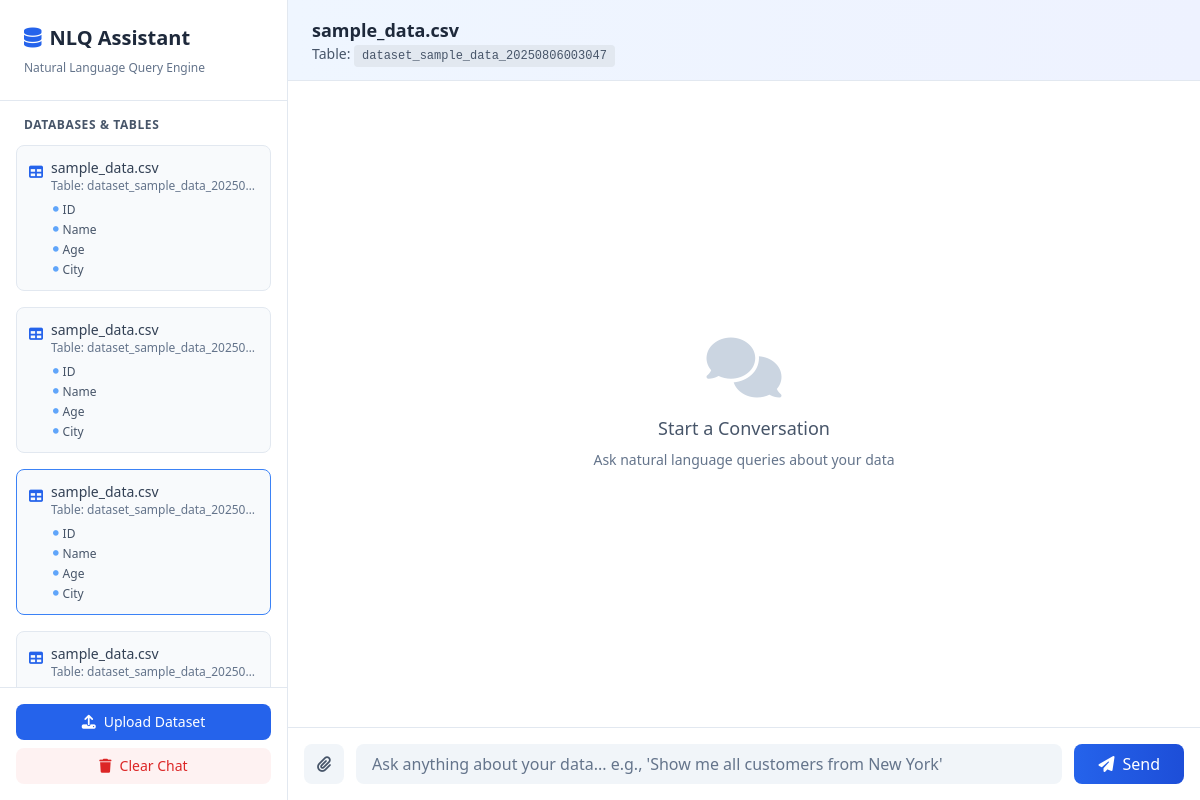
/query/?dataset=3, run on the app's committed database.
### query_app/models.py (models this page shows)
class Dataset(models.Model):
    user = models.ForeignKey(User, on_delete=models.CASCADE, null=True, blank=True)  # Allow per-user datasets
    name = models.CharField(max_length=255)
    table_name = models.CharField(max_length=255)
    columns = models.JSONField()
    file = models.FileField(upload_to='datasets/')
    uploaded_at = models.DateTimeField(auto_now_add=True)

### query_app/views.py (the view)
# urls.py: path('query/', views.query_interface, name='query_interface'),
def query_interface(request):
    datasets = Dataset.objects.filter(
        user=request.user if request.user.is_authenticated else None
    )
    dataset_id = request.GET.get('dataset')
    selected_dataset = None
    conversations = []
    new_upload = request.GET.get('new_upload', 'false').lower() == 'true'
    if dataset_id:
        try:
            selected_dataset = Dataset.objects.get(id=dataset_id, user=request.user if request.user.is_authenticated else None)
            conversations = Conversation.objects.filter(dataset=selected_dataset).order_by('created_at')
        except Dataset.DoesNotExist:
            selected_dataset = None
    elif datasets.exists():
        selected_dataset = datasets.first()
        conversations = Conversation.objects.filter(dataset=selected_dataset).order_by('created_at')
    query_form = NaturalLanguageQueryForm()
    return render(request, 'query.html', {
        'datasets': datasets,
        'selected_dataset': selected_dataset,
        'conversations': conversations,
        'query_form': query_form,
        'new_upload': new_upload
    })

### query_app/forms.py
class NaturalLanguageQueryForm(forms.Form):
    query = forms.CharField(
        label='Your Question',
        widget=forms.TextInput(attrs={'placeholder': 'E.g.: Show me customers from New York'})
    )

### templates/query.html (shortened to what this page needs)
{% extends "base.html" %}
{% block content %}
<div class="flex h-screen overflow-hidden">
    <div class="w-72 bg-white border-r border-slate-200 shadow-lg flex flex-col">
        <div class="p-6 border-b border-slate-200">
            <div class="flex items-center gap-2 mb-1">
                <i class="fas fa-database text-blue-600 text-xl"></i>
                <h1 class="text-xl font-bold text-slate-800">NLQ Assistant</h1>
            </div>
            <p class="text-xs text-slate-500 mt-2">Natural Language Query Engine</p>
        </div>
        <div class="flex-1 overflow-y-auto scrollbar-hide">
            <div class="p-4">
                <h2 class="text-xs font-semibold text-slate-600 uppercase tracking-wider mb-3 px-2">Databases & Tables</h2>
                {% if datasets %}
                    {% for dataset in datasets %}
                        <div class="mb-4 p-3 bg-slate-50 rounded-lg border {% if selected_dataset.id == dataset.id %}border-blue-500 bg-blue-50{% else %}border-slate-200{% endif %} transition">
                            <a href="?dataset={{ dataset.id }}" class="flex items-start gap-2 cursor-pointer hover:opacity-80 transition">
                                <i class="fas fa-table text-blue-600 mt-1 text-sm"></i>
                                <div class="flex-1 min-w-0">
                                    <p class="text-sm font-medium text-slate-700 truncate">{{ dataset.name }}</p>
                                    <p class="text-xs text-slate-500 truncate">Table: {{ dataset.table_name }}</p>
                                </div>
                            </a>
                            <div class="mt-2 ml-6 space-y-1">
                                {% for col in dataset.columns|slice:":5" %}
                                    <div class="text-xs text-slate-600 flex items-center gap-1">
                                        <i class="fas fa-circle text-blue-400" style="font-size: 0.35rem;"></i>
                                        <span>{{ col.name }}</span>
                                    </div>
                                {% endfor %}
                            </div>
                        </div>
                    {% endfor %}
                {% else %}
                    <div class="text-center py-8 text-slate-500">
                        <i class="fas fa-inbox text-3xl mb-2 block text-slate-300"></i>
                        <p class="text-sm">No datasets uploaded yet</p>
                    </div>
                {% endif %}
            </div>
        </div>
        <div class="p-4 border-t border-slate-200 space-y-2">
            <button onclick="document.getElementById('upload-file-input').click()" class="w-full bg-blue-600 hover:bg-blue-700 text-white py-2 rounded-lg text-sm font-medium transition flex items-center justify-center gap-2">
                <i class="fas fa-upload"></i> Upload Dataset
            </button>
            {% if selected_dataset %}
                <form method="post" action="{% url 'clear_conversation' %}" class="w-full">
                    <button type="submit" class="w-full bg-red-50 hover:bg-red-100 text-red-600 py-2 rounded-lg text-sm font-medium transition flex items-center justify-center gap-2">
                        <i class="fas fa-trash"></i> Clear Chat
                    </button>
                </form>
            {% endif %}
        </div>
    </div>
    <div class="flex-1 flex flex-col bg-white">
        <div class="bg-gradient-to-r from-blue-50 to-indigo-50 px-6 py-4 border-b border-slate-200 flex items-center justify-between">
            <div>
                {% if selected_dataset %}
                    <h2 class="text-lg font-semibold text-slate-800">{{ selected_dataset.name }}</h2>
                    <p class="text-sm text-slate-600">Table: <code class="bg-slate-200 px-2 py-1 rounded text-xs">{{ selected_dataset.table_name }}</code></p>
                {% else %}
                    <h2 class="text-lg font-semibold text-slate-800">Select a Dataset</h2>
                    <p class="text-sm text-slate-600">Choose a table from the left sidebar to start</p>
                {% endif %}
            </div>
        </div>
        <div id="chat-box" class="flex-1 overflow-y-auto scrollbar-hide p-6 space-y-4">
            {% if conversations %}
                {% for convo in conversations %}
                    <div class="flex justify-end chat-message">
                        <div class="max-w-xl bg-gradient-to-r from-blue-600 to-blue-700 text-white rounded-3xl rounded-tr-sm px-4 py-3 shadow-md">
                            <p class="text-sm">{{ convo.user_query }}</p>
                        </div>
                    </div>
                    <div class="flex justify-start chat-message">
                        <div class="max-w-2xl bg-slate-100 text-slate-800 rounded-3xl rounded-tl-sm px-4 py-3 shadow-md">
                            <div class="text-sm prose prose-sm max-w-none">
                                {{ convo.response|safe }}
                            </div>
                        </div>
                    </div>
                {% endfor %}
            {% else %}
                <div class="flex items-center justify-center h-full">
                    <div class="text-center">
                        <i class="fas fa-comments text-6xl text-slate-300 mb-4"></i>
                        <p class="text-slate-600 text-lg font-medium mb-2">Start a Conversation</p>
                        <p class="text-slate-500 text-sm">Ask natural language queries about your data</p>
                    </div>
                </div>
            {% endif %}
        </div>
        <div class="border-t border-slate-200 p-4 bg-white">
            <form id="query-form" method="post" action="{% url 'process_query' %}" enctype="multipart/form-data" class="flex gap-3">
                <label for="file-input" class="flex items-center justify-center w-10 h-10 rounded-lg bg-slate-100 hover:bg-blue-100 cursor-pointer transition text-slate-600 hover:text-blue-600">
                    <i class="fas fa-paperclip"></i>
                </label>
                <input
                    id="query-input"
                    type="text"
                    name="query"
                    placeholder="Ask anything about your data... e.g., 'Show me all customers from New York'"
                    class="flex-1 px-4 py-2 rounded-lg bg-slate-100 text-slate-800 placeholder-slate-500 focus:outline-none focus:ring-2 focus:ring-blue-500 focus:bg-white transition"
                    required
                >
                <button
                    type="submit"
                    class="bg-gradient-to-r from-blue-600 to-blue-700 hover:from-blue-700 hover:to-blue-800 text-white px-6 py-2 rounded-lg font-medium transition flex items-center gap-2 disabled:opacity-50 disabled:cursor-not-allowed"
                >
                    <i class="fas fa-paper-plane"></i> Send
                </button>
            </form>
        </div>
    </div>
</div>
{% endblock %}

### templates/base.html (style rules this page uses)
.scrollbar-hide { -ms-overflow-style: none; scrollbar-width: none; }

### data on the page
Dataset: name "sample_data.csv", table_name "dataset_sample_data_20250…", name "ID" "Name" "Age" "City"
Dataset: name "sample_data.csv", table_name "dataset_sample_data_20250…", name "ID" "Name" "Age" "City"
Dataset: name "sample_data.csv", table_name "dataset_sample_data_20250…", name "ID" "Name" "Age" "City", table_name "dataset_sample_data_20250806003047"
Dataset: name "sample_data.csv", table_name "dataset_sample_data_20250…"
